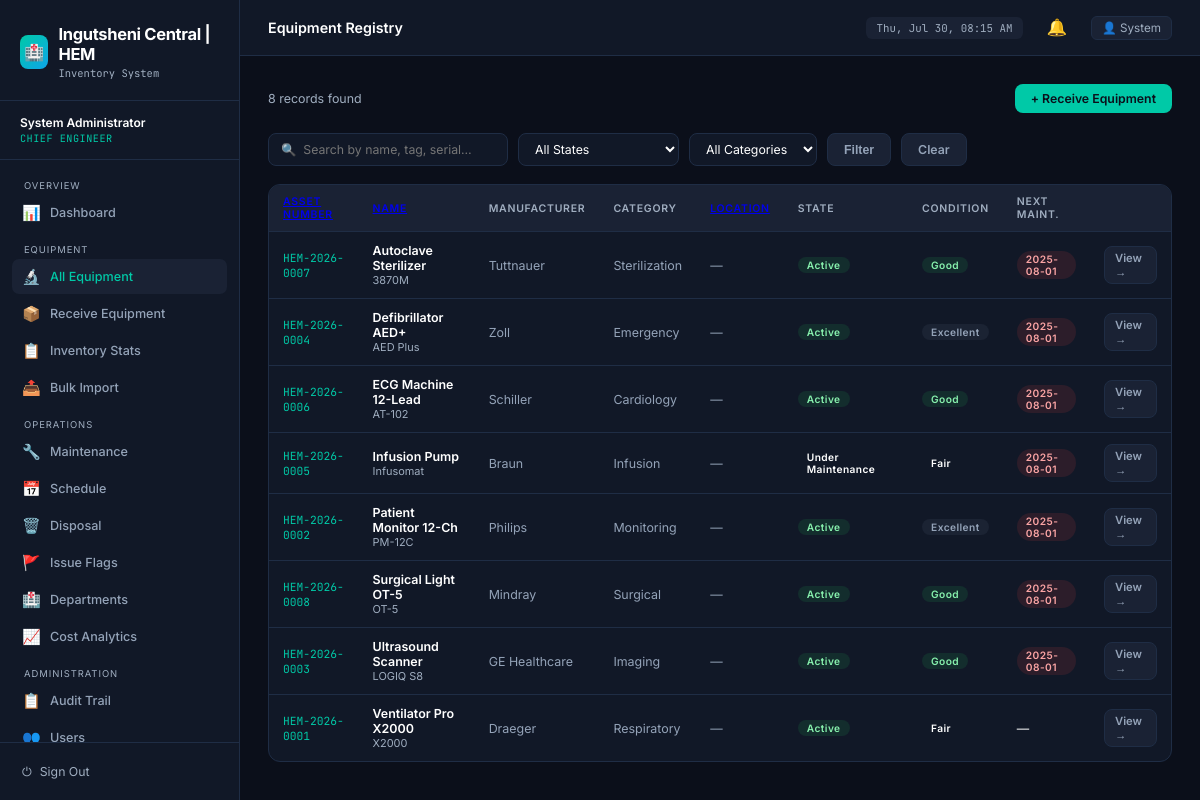
/equipment (signed in), run on an earlier commit of the app's database.
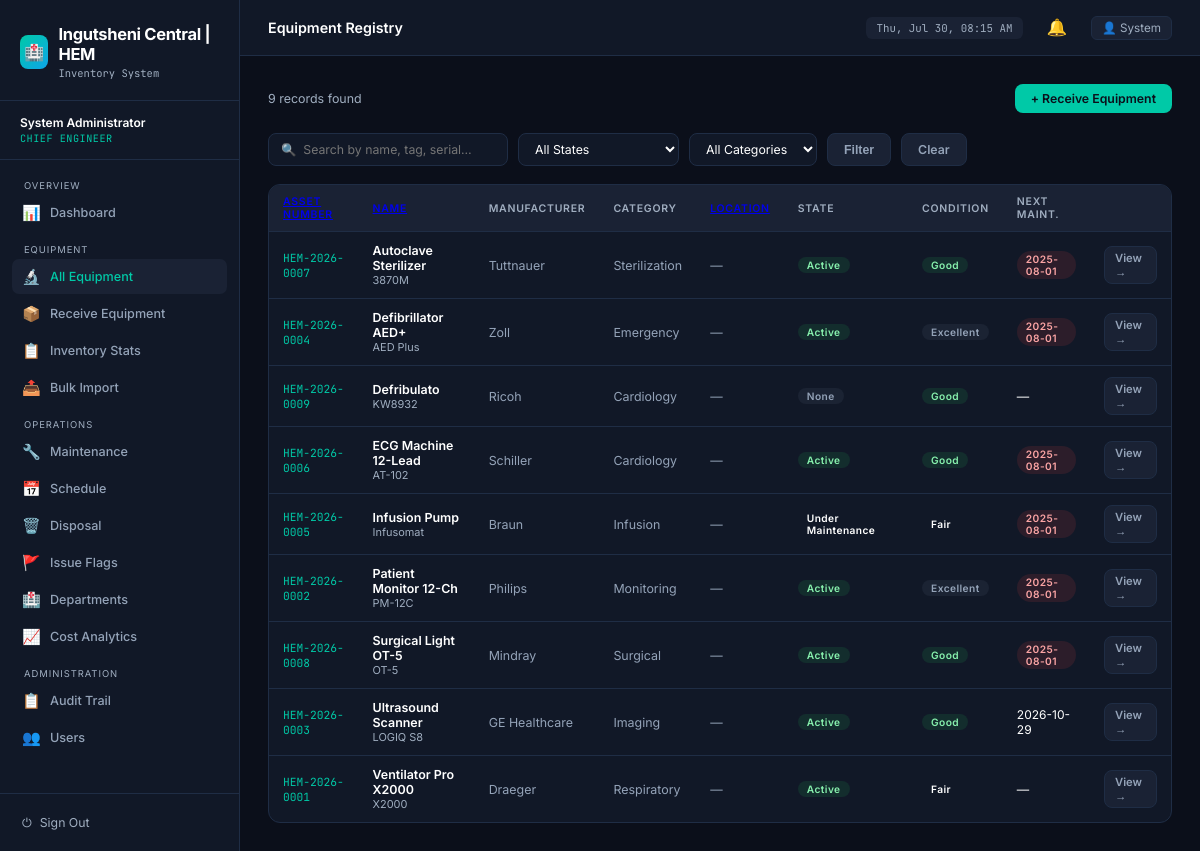
And on a later commit of the database.
### tables this page shows
CREATE TABLE "equipment" (
            id INTEGER PRIMARY KEY AUTOINCREMENT, 
            asset_number TEXT NOT NULL, 
            name TEXT NOT NULL, 
            model TEXT, 
            manufacturer TEXT, 
            serial_number TEXT NOT NULL UNIQUE, 
            category TEXT, 
            department_id INTEGER, 
            location TEXT, 
            country_of_origin TEXT, 
            donor_name TEXT, 
            state TEXT DEFAULT "Active", 
            condition TEXT DEFAULT "Good", 
            purchase_date TEXT, 
            purchase_cost REAL, 
            warranty_expiry TEXT, 
            last_maintenance TEXT, 
            next_maintenance TEXT, 
            notes TEXT, 
            received_by_id INTEGER, 
            created_at TEXT, 
            updated_at TEXT, 
            location_id INTEGER, 
            quantity INTEGER DEFAULT 1, 
            FOREIGN KEY(department_id) REFERENCES departments(id)
        );

### run_production.py (the view)
@app.route('/equipment')
@login_required
def equipment_list():
    q = request.args.get('q', '')
    state = request.args.get('state', '')
    category = request.args.get('category', '')
    sort = request.args.get('sort', 'name')
    order = request.args.get('order', 'asc')
    if sort not in ['name', 'asset_number', 'manufacturer', 'category', 'location', 'state', 'condition', 'next_maintenance']:
        sort = 'name'
    if order not in ['asc', 'desc']:
        order = 'asc'
    sql = 'SELECT e.*, l.name as location_name FROM equipment e LEFT JOIN locations l ON e.location_id = l.id WHERE 1=1'
    params = []
    if q:
        sql += ' AND (e.name LIKE ? OR e.asset_number LIKE ? OR e.serial_number LIKE ?)'
        params.extend([f'%{q}%', f'%{q}%', f'%{q}%'])
    if state:
        sql += ' AND e.state = ?'
        params.append(state)
    if category:
        sql += ' AND e.category = ?'
        params.append(category)
    order_by = sort
    if sort == 'location':
        order_by = 'location_name'
    sql += f' ORDER BY {order_by} {order}'
    equipment = query(sql, params)
    categories = [r['category'] for r in query('SELECT DISTINCT category FROM equipment WHERE category IS NOT NULL')]
    return render_template('equipment_list.html', equipment=equipment, q=q, state=state, cat=category, categories=categories, sort=sort, order=order)

### run_production.py (called while the page is built)
def get_db():
    if 'db' not in g:
        g.db = sqlite3.connect(DATABASE)
        g.db.row_factory = sqlite3.Row
    return g.db

def query(sql, args=(), one=False):
    cur = get_db().execute(sql, args)
    rv = cur.fetchall()
    cur.close()
    return (rv[0] if rv else None) if one else rv

def login_required(f):
    @wraps(f)
    def decorated_function(*args, **kwargs):
        if 'user_id' not in session:
            return redirect(url_for('login'))
        return f(*args, **kwargs)
    return decorated_function

@app.template_filter('fmtdate')
def fmtdate(value, format='%Y-%m-%d'):
    if not value: return '—'
    try:
        if isinstance(value, str):
            dt = datetime.strptime(value.split(' ')[0], '%Y-%m-%d')
        else:
            dt = value
        return dt.strftime(format)
    except:
        return value

@app.context_processor
def utility_processor():
    def is_overdue(date_str):
        if not date_str: return False
        try:
            due_date = datetime.strptime(date_str, '%Y-%m-%d').date()
            return due_date < date.today()
        except: return False
    def state_badge(state):
        return {
            'Active': 'badge-green',
            'Under Maintenance': 'badge-yellow',
            'Pending Disposal': 'badge-red',
            'Disposed': 'badge-gray',
            'In Storage': 'badge-blue'
        }.get(state, 'badge-gray')
    def cond_badge(condition):
        return {
            'Good': 'badge-green',
            'Fair': 'badge-yellow',
            'Poor': 'badge-red'
        }.get(condition, 'badge-gray')
    return dict(is_overdue=is_overdue, state_badge=state_badge, cond_badge=cond_badge)

### templates/equipment_list.html (shortened to what this page needs)
{% extends 'base.html' %}
{% block page_title %}Equipment Registry{% endblock %}
{% block content %}
<div style="display:flex;align-items:center;justify-content:space-between;margin-bottom:20px">
  <div style="color:var(--text-muted);font-size:0.83rem">{{ equipment|length }} records found</div>
  {% if session.role in ['chief_engineer','technician'] %}
  <a href="{{ url_for('receive_equipment') }}" class="btn btn-primary">+ Receive Equipment</a>
  {% endif %}
</div>
<form method="GET" class="filters">
  <input type="text" name="q" placeholder="🔍  Search by name, tag, serial…" value="{{ q }}">
  <select name="state">
    <option value="">All States</option>
  </select>
  <select name="category">
    <option value="">All Categories</option>
  </select>
  <button type="submit" class="btn btn-ghost">Filter</button>
  <a href="{{ url_for('equipment_list') }}" class="btn btn-ghost">Clear</a>
</form>
<div class="card">
  {% if equipment %}
  <div class="table-wrap">
    <table>
      <thead>
        <tr>
          <th><a href="?sort=asset_number&order={{ 'desc' if sort=='asset_number' and order=='asc' else 'asc' }}">Asset Number</a></th>
          <th><a href="?sort=name&order={{ 'desc' if sort=='name' and order=='asc' else 'asc' }}">Name</a></th>
          <th>Manufacturer</th><th>Category</th>
          <th><a href="?sort=location&order={{ 'desc' if sort=='location' and order=='asc' else 'asc' }}">Location</a></th>
          <th>State</th><th>Condition</th><th>Next Maint.</th><th></th>
        </tr>
      </thead>
      <tbody>
        {% for eq in equipment %}
        <tr>
          <td><span class="asset-tag">{{ eq['asset_number'] }}</span></td>
          <td>
            <div style="font-weight:600">{{ eq['name'] }}</div>
            {% if eq['model'] %}<div style="font-size:0.73rem;color:var(--text-muted)">{{ eq['model'] }}</div>{% endif %}
          </td>
          <td style="color:var(--text-dim)">{{ eq['manufacturer'] or '—' }}</td>
          <td style="color:var(--text-dim)">{{ eq['category'] or '—' }}</td>
          <td style="color:var(--text-dim)">{{ eq['location_name'] or '—' }}</td>
          <td><span class="badge {{ state_badge(eq['state']) }}">{{ eq['state'] }}</span></td>
          <td><span class="badge {{ cond_badge(eq['condition']) }}">{{ eq['condition'] }}</span></td>
          <td>
            {% if eq['next_maintenance'] %}
              {% if is_overdue(eq['next_maintenance']) %}
                <span class="badge badge-red pulse">{{ eq['next_maintenance']|fmtdate }}</span>
              {% else %}
                <span style="font-size:0.8rem">{{ eq['next_maintenance']|fmtdate }}</span>
              {% endif %}
            {% else %}—{% endif %}
          </td>
          <td><a href="{{ url_for('equipment_detail', eq_id=eq['id']) }}" class="btn btn-ghost btn-sm">View →</a></td>
        </tr>
        {% endfor %}
      </tbody>
    </table>
  </div>
  {% else %}
  <div class="empty">
    <div class="emoji">🔬</div>
    <p>No equipment found. <a href="{{ url_for('receive_equipment') }}" style="color:var(--accent)">Receive the first item</a>.</p>
  </div>
  {% endif %}
</div>
{% endblock %}

### templates/base.html (shortened to what this page needs)
<!DOCTYPE html>
<html lang="en">
<head>
</head>
<body>
{% if session.user_id %}
<aside class="sidebar" id="sidebar">
  <div class="sidebar-logo">
    <div class="mark">
      <div class="icon">🏥</div>
      <div>
        <div class="brand">Ingutsheni Central | HEM</div>
        <div class="sub">Inventory System</div>
      </div>
    </div>
  </div>
  <div class="sidebar-user">
    <div class="name">{{ session.full_name }}</div>
    <div class="role">{{ session.role | replace('_', ' ') }}</div>
  </div>
  <nav>
    {% if session.role == 'intern' %}
      <div class="nav-section">Overview</div>
      <a href="{{ url_for('intern_dashboard') }}" class="{{ 'active' if request.endpoint == 'intern_dashboard' }}">
        <span class="icon">📊</span> My Dashboard
      </a>
      <div class="nav-section">Equipment</div>
      <a href="{{ url_for('equipment_list') }}" class="{{ 'active' if request.endpoint == 'equipment_list' }}">
        <span class="icon">🔬</span> Browse Equipment
      </a>
      <div class="nav-section">Issues</div>
      <a href="{{ url_for('flag_issue') }}" class="{{ 'active' if request.endpoint == 'flag_issue' }}">
        <span class="icon">🚩</span> Flag an Issue
      </a>
      <a href="{{ url_for('issue_list') }}" class="{{ 'active' if request.endpoint == 'issue_list' }}">
        <span class="icon">📌</span> My Flags
      </a>
    {% else %}
      <div class="nav-section">Overview</div>
      <a href="{{ url_for('dashboard') }}" class="{{ 'active' if request.endpoint == 'dashboard' }}">
        <span class="icon">📊</span> Dashboard
      </a>
      <div class="nav-section">Equipment</div>
      <a href="{{ url_for('equipment_list') }}" class="{{ 'active' if request.endpoint == 'equipment_list' }}">
        <span class="icon">🔬</span> All Equipment
      </a>
      {% if session.role in ['chief_engineer', 'technician'] %}
      <a href="{{ url_for('receive_equipment') }}" class="{{ 'active' if request.endpoint == 'receive_equipment' }}">
        <span class="icon">📦</span> Receive Equipment
      </a>
      {% endif %}
      <a href="{{ url_for('inventory_stats') }}" class="{{ 'active' if request.endpoint == 'inventory_stats' }}">
        <span class="icon">📋</span> Inventory Stats
      </a>
      {% if session.role == 'chief_engineer' %}
      <a href="{{ url_for('import_equipment') }}" class="{{ 'active' if request.endpoint == 'import_equipment' }}">
        <span class="icon">📤</span> Bulk Import
      </a>
      {% endif %}
      <div class="nav-section">Operations</div>
      <a href="{{ url_for('maintenance_list') }}" class="{{ 'active' if request.endpoint == 'maintenance_list' }}">
        <span class="icon">🔧</span> Maintenance
      </a>
      <a href="{{ url_for('maintenance_schedule') }}" class="{{ 'active' if request.endpoint == 'maintenance_schedule' }}">
        <span class="icon">📅</span> Schedule
      </a>
      <a href="{{ url_for('disposal_list') }}" class="{{ 'active' if request.endpoint == 'disposal_list' }}">
        <span class="icon">🗑️</span> Disposal
      </a>
      <a href="{{ url_for('issue_list') }}" class="{{ 'active' if request.endpoint == 'issue_list' }}">
        <span class="icon">🚩</span> Issue Flags
      </a>
      <a href="{{ url_for('department_list') }}" class="{{ 'active' if 'department' in request.endpoint }}">
        <span class="icon">🏥</span> Departments
      </a>
      {% if session.role == 'chief_engineer' %}
      <a href="{{ url_for('analytics') }}" class="{{ 'active' if request.endpoint == 'analytics' }}">
        <span class="icon">📈</span> Cost Analytics
      </a>
      {% endif %}
      {% if session.role == 'chief_engineer' %}
      <div class="nav-section">Administration</div>
      <a href="{{ url_for('audit_log') }}" class="{{ 'active' if request.endpoint == 'audit_log' }}">
        <span class="icon">📋</span> Audit Trail
      </a>
      <a href="{{ url_for('user_list') }}" class="{{ 'active' if 'user' in request.endpoint }}">
        <span class="icon">👥</span> Users
      </a>
      {% endif %}
    {% endif %}
  </nav>
  <div class="sidebar-footer">
    <a href="{{ url_for('logout') }}">
      <span>⏻</span> Sign Out
    </a>
  </div>
</aside>
<div class="main">
  <header class="topbar">
    <div class="page-title">{% block page_title %}{% endblock %}</div>
    <div class="time-badge" id="clock"></div>
    <button class="notif-btn" id="notifBtn" onclick="toggleNotif()">
      🔔
    </button>
    <a href="{{ url_for('profile') }}" style="font-size:0.78rem;color:var(--text-muted);text-decoration:none;
       padding:4px 10px;border-radius:6px;background:var(--bg-raised);border:1px solid var(--border)">
      👤 {{ session.full_name.split()[0] }}
    </a>
  </header>
  <div class="content">
    {% block content %}{% endblock %}
  </div>
</div>
{% else %}
  {% block login_content %}{% endblock %}
{% endif %}
</body>
</html>

### templates/equipment_list.html (style rules this page uses)
.filters { display:flex; gap:10px; flex-wrap:wrap; margin-bottom:18px; }
.filters input, .filters select { background:var(--bg-card); border:1px solid var(--border); border-radius:8px; color:var(--text); padding:7px 12px; font-size:0.82rem; font-family:'Inter',sans-serif; }
.filters input { width:240px; }
.asset-tag { font-family:'JetBrains Mono',monospace; font-size:0.75rem; color:var(--accent); }

What changed in the data, as far as the page shows it:
added equipment: asset_number "HEM-2026-0009", name "Defribulato", model "KW8932", manufacturer "Ricoh", category "Cardiology", eq "—", state "None", condition "Good"
changed equipment "Ultrasound Scanner": next_maintenance "2025-08-01" → "2026-10-29" (drawn); next_maintenance|fmtdate "2025-08-01" → "2026-10-29"
Also different on the page:
{{ equipment|length }}: "8" → "9"
